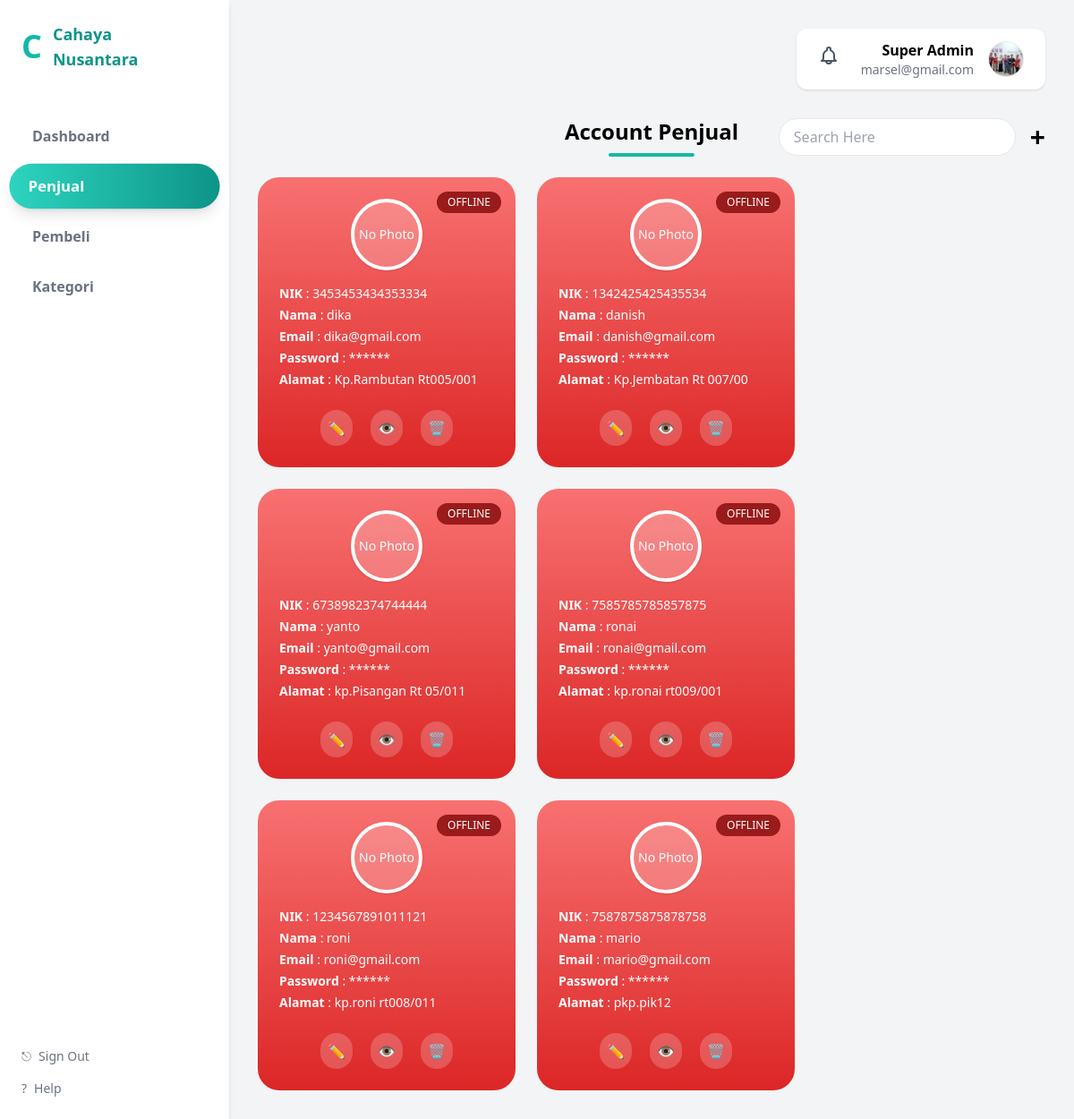
Before: /super_admin/admin.php (signed in) with the older database file.
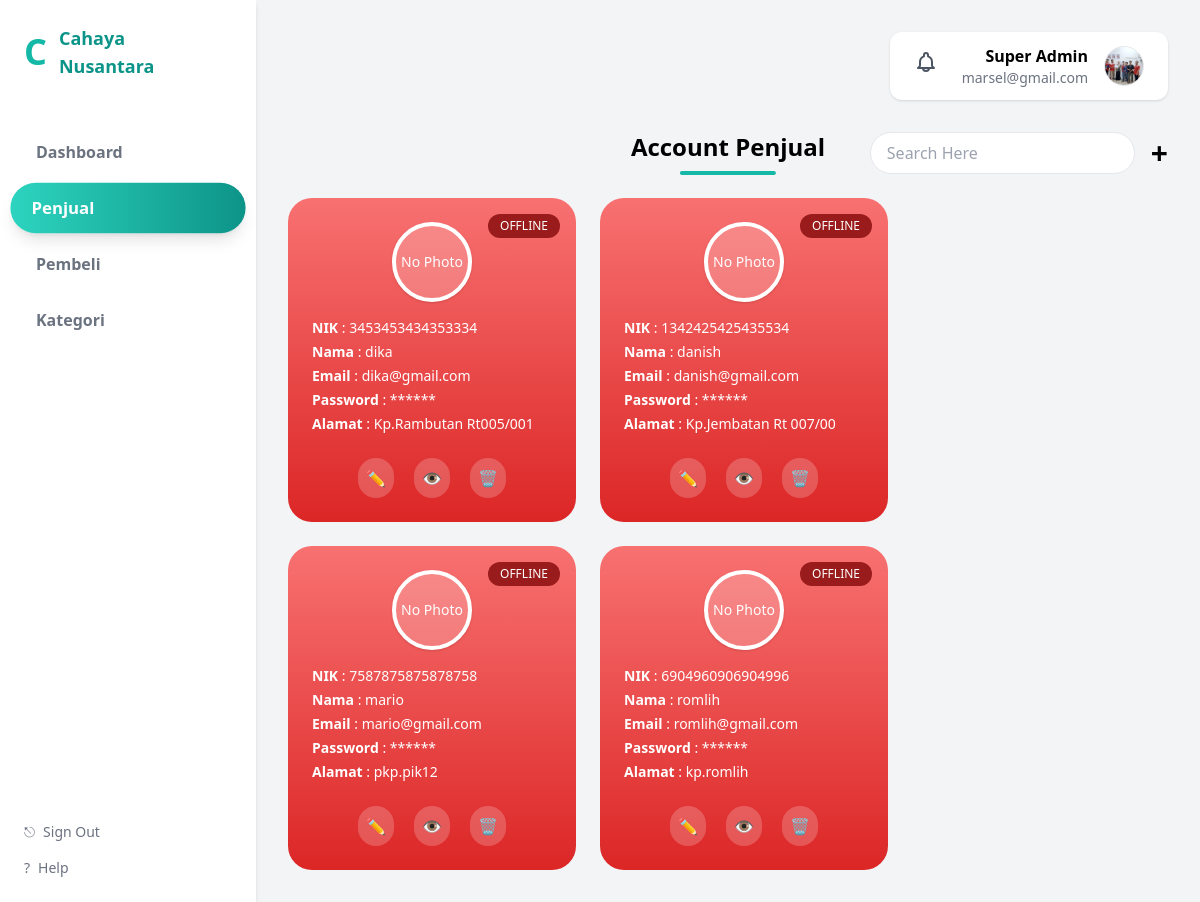
After: the same page with the newer database file.
### tables this page shows
CREATE TABLE `users` (
  `id` int NOT NULL,
  `role_id` int NOT NULL,
  `nik` char(16) NOT NULL,
  `nama` varchar(100) NOT NULL,
  `email` varchar(100) NOT NULL,
  `password` varchar(255) NOT NULL,
  `created_at` timestamp NOT NULL DEFAULT CURRENT_TIMESTAMP,
  `alamat` text,
  `foto` varchar(255) DEFAULT NULL,
  `reset_token` varchar(255) DEFAULT NULL,
  `reset_expired` datetime DEFAULT NULL,
  `status_login` enum('online','offline') DEFAULT 'offline',
  `is_active` tinyint(1) DEFAULT '1'
);

### super_admin/admin.php (the view, shortened to what this page needs)
<?php
include '../config/koneksi.php';
$query = mysqli_query($conn, "
    SELECT *
    FROM users
    WHERE role_id = 2
");
?>
<!DOCTYPE html>
<html lang="id">
<head>
    <script src="https://cdn.tailwindcss.com"></script>
</head>
<body class="bg-gray-100 font-sans">
    <div class="flex min-h-screen">
        <?php include '../layouts/sidebar.php'; ?>
        <main class="flex-1 p-8">
            <div class="flex justify-end mb-8">
                <?php include '../layouts/profil_notifikasi.php'; ?>
            </div>
            <div class="relative flex items-center mb-6">
                <h1 class="absolute left-1/2 -translate-x-1/2 text-2xl font-semibold">
                    Account Penjual
                    <span class="block w-24 h-1 bg-teal-500 mx-auto mt-2 rounded-full"></span>
                </h1>
                <div class="ml-auto flex items-center gap-4">
                    <input
                        id="searchPenjual"
                        type="text"
                        placeholder="Search Here"
                        class="px-4 py-2 rounded-full border focus:outline-none">
                    <a href="tambah_penjual.php" class="text-3xl font-bold">+</a>
                </div>
            </div>
            <div class="flex gap-6 flex-wrap">
                <?php while ($row = mysqli_fetch_assoc($query)) : ?>
                    <?php
                    $path_server = $_SERVER['DOCUMENT_ROOT'] . '/' . $row['foto'];
                    $path_url    = '/' . $row['foto'];
                    $ada_foto    = !empty($row['foto']) && file_exists($path_server);
                    ?>
                    <?php
                    $bgCard = ($row['status_login'] === 'online')
                        ? 'bg-gradient-to-b from-green-400 to-green-600'
                        : 'bg-gradient-to-b from-red-400 to-red-600';
                    ?>
                    <div id="penjual-<?= $row['id'] ?>"
                        class="penjual-card relative w-72 rounded-3xl p-6 text-white <?= $bgCard ?>">
                        <span id="status-<?= $row['id'] ?>"
                            class="absolute top-4 right-4 text-xs px-3 py-1 rounded-full
                            <?= $row['status_login'] === 'online' ? 'bg-green-800' : 'bg-red-800' ?>">
                            <?= strtoupper($row['status_login']) ?>
                        </span>
                        <div class="flex justify-center mb-4">
                            <div class="w-20 h-20 rounded-full border-4 border-white shadow
                                    flex items-center justify-center bg-white/20 overflow-hidden">
                                <?php if ($ada_foto): ?>
                                    <img src="<?= $path_url ?>" class="w-full h-full object-cover">
                                <?php else: ?>
                                    <span class="text-sm">No Photo</span>
                                <?php endif; ?>
                            </div>
                        </div>
                        <div class="text-sm space-y-1">
                            <p><b>NIK</b> : <?= $row['nik'] ?></p>
                            <p><b>Nama</b> : <?= $row['nama'] ?></p>
                            <p><b>Email</b> : <?= $row['email'] ?></p>
                            <p><b>Password</b> : ******</p>
                            <p><b>Alamat</b> : <?= $row['alamat'] ?: '-' ?></p>
                        </div>
                        <div class="flex justify-center gap-5 mt-6">
                            <a href="edit_penjual.php?id=<?= $row['id'] ?>"
                                class="p-2 rounded-full bg-white/20 hover:bg-yellow-400">✏️</a>
                            <a href="detail_penjual.php?id=<?= $row['id'] ?>"
                                class="p-2 rounded-full bg-white/20 hover:bg-blue-400">👁️</a>
                            <?php
                            $disableHapus = (
                                $row['status_login'] === 'online' ||
                                $row['id'] == $_SESSION['user_id']
                            );
                            ?>
                            <button
                        data-id="<?= $row['id'] ?>"
                        class="btn-hapus p-2 rounded-full
                         <?= $disableHapus
                        ? 'bg-gray-400 cursor-not-allowed opacity-50'
                        : 'bg-white/20 hover:bg-red-500' ?>"
                                <?= $disableHapus ? 'disabled' : '' ?>>
                                🗑️
                            </button>
                        </div>
                    </div>
                <?php endwhile; ?>
            </div>
        </main>
    </div>
</body>
</html>

### layouts/sidebar.php
<?php
$currentPage = basename($_SERVER['PHP_SELF']);
?>
<aside class="w-64 bg-white shadow-md flex flex-col justify-between min-h-screen">
    <div>
        <div class="flex items-center gap-3 px-6 py-6">
            <span class="text-4xl font-bold text-teal-500">C</span>
            <h1 class="text-lg font-bold text-teal-600">
                Cahaya<br>Nusantara
            </h1>
        </div>
        <nav class="mt-6 space-y-2 px-4">
           <a href="dashboard.php"
   class="block px-5 py-3 rounded-full font-semibold transition-all duration-200
   <?= $currentPage == 'dashboard.php'
      ? 'bg-gradient-to-r from-teal-400 to-teal-600 text-white shadow-lg scale-105'
      : 'text-gray-500 hover:bg-gray-100 hover:text-teal-600 active:scale-95' ?>">
    Dashboard
</a>
           <a href="admin.php"
   class="block px-5 py-3 rounded-full font-semibold transition-all duration-200
   <?= $currentPage == 'admin.php'
      ? 'bg-gradient-to-r from-teal-400 to-teal-600 text-white shadow-lg scale-105'
      : 'text-gray-500 hover:bg-gray-100 hover:text-teal-600 active:scale-95' ?>">
    Penjual
</a>
          <a href="pembeli.php"
   class="block px-5 py-3 rounded-full font-semibold transition-all duration-200
   <?= $currentPage == 'pembeli.php'
      ? 'bg-gradient-to-r from-teal-400 to-teal-600 text-white shadow-lg scale-105'
      : 'text-gray-500 hover:bg-gray-100 hover:text-teal-600 active:scale-95' ?>">
    Pembeli
</a>
<a href="kategori.php"
   class="block px-5 py-3 rounded-full font-semibold transition-all duration-200
   <?= $currentPage == 'kategori.php'
      ? 'bg-gradient-to-r from-teal-400 to-teal-600 text-white shadow-lg scale-105'
      : 'text-gray-500 hover:bg-gray-100 hover:text-teal-600 active:scale-95' ?>">
    Kategori
</a>
        </nav>
    </div>
    <div class="px-6 pb-6 space-y-4 text-gray-500 text-sm">
        <a href="../logout.php"
           class="flex items-center gap-2 transition-all duration-200
                  hover:text-red-500 active:scale-95">
            ⎋ <span>Sign Out</span>
        </a>
    <div onclick="window.location.href='/help.php'"
        class="flex items-center gap-2 cursor-pointer transition-all duration-200
                hover:text-teal-600 active:scale-95">
        ? <span>Help</span>
    </div>
    </div>
</aside>

### layouts/profil_notifikasi.php (shortened to what this page needs)
<?php
$user    = $_SESSION['user'];
$foto = !empty($user['foto']) ? $user['foto'] : null;
?>
<div class="flex items-center gap-6 bg-white px-6 py-3 rounded-xl shadow">
  <div class="relative">
    <button id="notifBtn" class="relative focus:outline-none">
    </button>
  </div>
  <a href="/profile.php"
    class="flex items-center gap-4 hover:opacity-80 transition">
    <div class="text-right">
      <p class="font-semibold">
        <?= ucwords(str_replace('_', ' ', $user['role'])); ?>
      </p>
      <p class="text-sm text-gray-500">
        <?= htmlspecialchars($user['email']); ?>
      </p>
    </div>
<?php if ($foto): ?>
    <img src="/<?= htmlspecialchars($foto) ?>"
         class="w-10 h-10 rounded-full object-cover border"
         alt="Profile">
<?php endif; ?>
  </a>
</div>

Changed rows visible on the page:
removed users: status_login "OFFLINE", shows "No Photo", nik "6738982374744444", nama "yanto", email "yanto@gmail.com", alamat "kp.Pisangan Rt 05/011"
removed users: status_login "OFFLINE", shows "No Photo", nik "7585785785857875", nama "ronai", email "ronai@gmail.com", alamat "kp.ronai rt009/001"
removed users: status_login "OFFLINE", shows "No Photo", nik "1234567891011121", nama "roni", email "roni@gmail.com", alamat "kp.roni rt008/011"
added users: status_login "OFFLINE", shows "No Photo", nik "6904960906904996", nama "romlih", email "romlih@gmail.com", alamat "kp.romlih"
